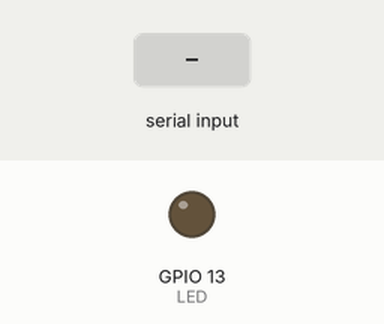
Recording of a sketch running on a simulated ESP32. On the bench: output pins drawn as LEDs (lit = HIGH). The inputs (shaded band) are chosen by the test bench. Nothing arrives over Bluetooth unless stated; what the sketch prints to the serial monitor is not drawn.

Above: at 1.2 s.
1.3 s: "o" received over Serial
At 1.9 s:
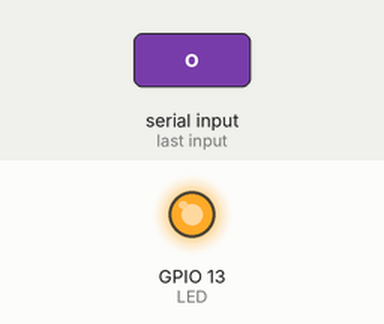
2.8 s: "x" received over Serial
At 4.0 s:
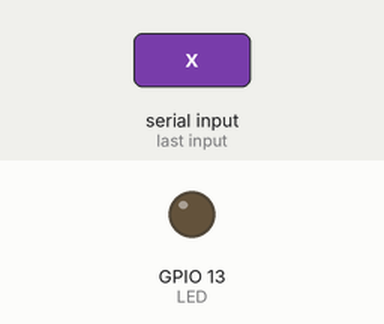
4.3 s: "O" received over Serial
At 5.4 s:
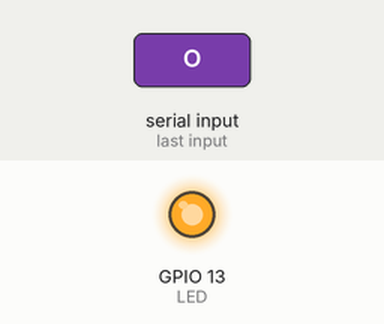
5.8 s: "X" received over Serial
At 6.5 s:
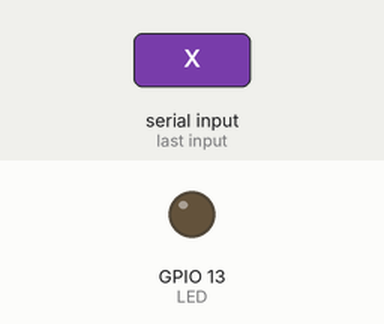
Timing chart, 0 to 8.3 s (numbered marks = the images above; inputs shaded):
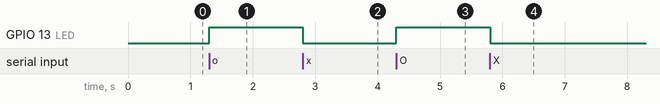

The sketch:

LED_Control_1.ino.ino
```cpp
#include <BluetoothSerial.h>

//define
int LED=13;
BluetoothSerial BT;
char cmd;

//setup
void setup()
{
  Serial.begin(9600);
  BT.begin("Galahuagua_0512");
  pinMode(LED, OUTPUT);
  Serial.println("Arduino Control is ready!");
  Serial.print("=>");

}

//loop
void loop()
{

  //Check LED on?
  if(Serial.available()>0)
  {
    cmd = Serial.read();
    switch (cmd) {
        case 'o':
        case 'O':
            // do something
          digitalWrite(LED, HIGH);
          Serial.println("HIGH");
            break;
        case 'x':
        case 'X':
            // do something
          digitalWrite(LED, LOW);
          Serial.println("LOW");
            break;
    }
    Serial.print("=>");
  }
  if(BT.available()>0)
  {
    cmd = BT.read();
    switch (cmd) {
        case 'o':
        case 'O':
            // do something
          digitalWrite(LED, HIGH);
          BT.println("HIGH");
            break;
        case 'x':
        case 'X':
            // do something
          digitalWrite(LED, LOW);
          BT.println("LOW");
            break;
    }
    BT.println("=>");
  }
}
```

Measured:
- after the input at 1.3 s, GPIO 13 (LED): LOW → HIGH at once
- after the input at 2.8 s, GPIO 13 (LED): HIGH → LOW at once
- after the input at 4.3 s, GPIO 13 (LED): LOW → HIGH at once
- after the input at 5.8 s, GPIO 13 (LED): HIGH → LOW at once
